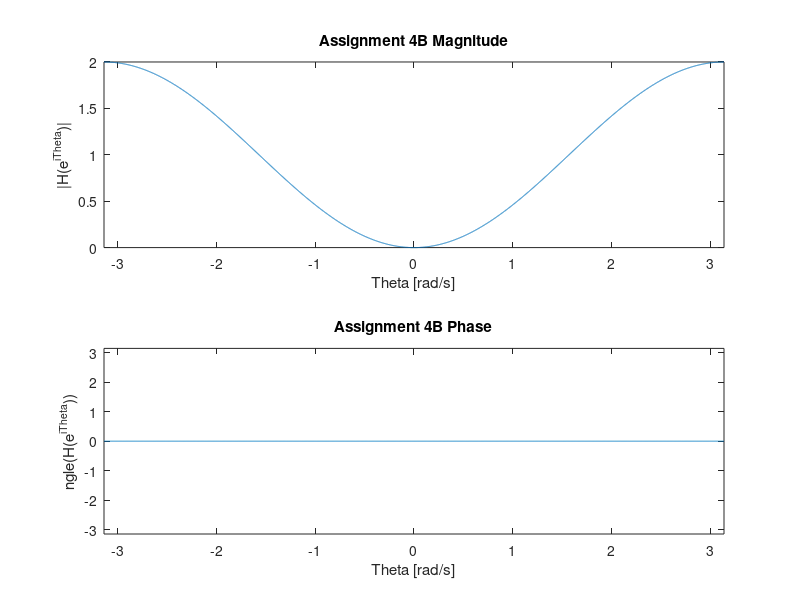

Reproduce this figure in MATLAB.
clear all;
close all;
clc;

x = -pi:0.001:pi;
H = (1 - cos(x));
mag_H = abs(H);
phase_H = angle(H);

figure;
subplot(2,1,1);
plot(x, mag_H);
ylim([-0, 2]);
xlim([-pi, pi]);
title("Assignment 4B Magnitude");
xlabel("\Theta [rad/s]");
ylabel("|H(e^{i\Theta})|");

subplot(2,1,2);
plot(x, phase_H);
ylim([-pi, pi]);
xlim([-pi, pi]);
title("Assignment 4B Phase");
xlabel("\Theta [rad/s]");
ylabel("\angle(H(e^{i\Theta}))");

% Save the figure as a PNG image
exportgraphics(gcf, 'C:\Users\20221153\Documents\dsp pics/Assignment4_Figure.png', 'Resolution', 300);

% Alternative way to save using saveas
% saveas(gcf, 'Assignment4B_Figure.png');

